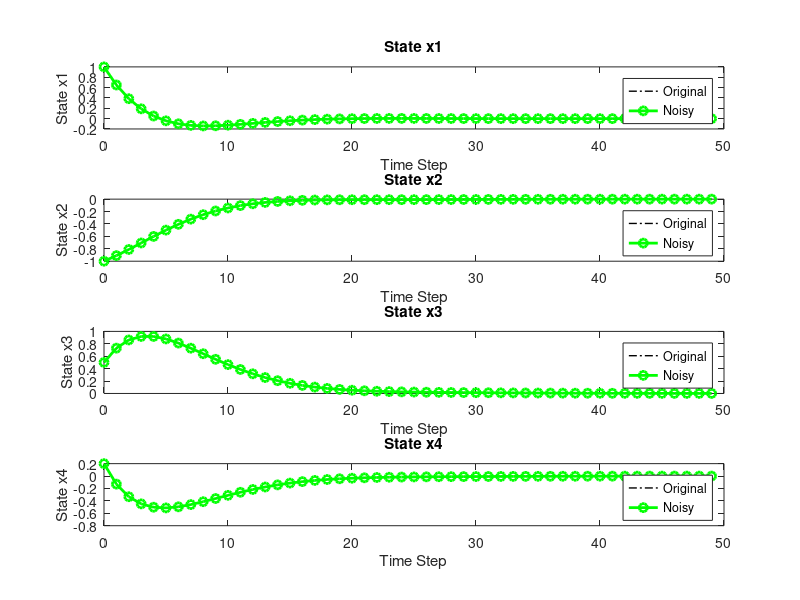
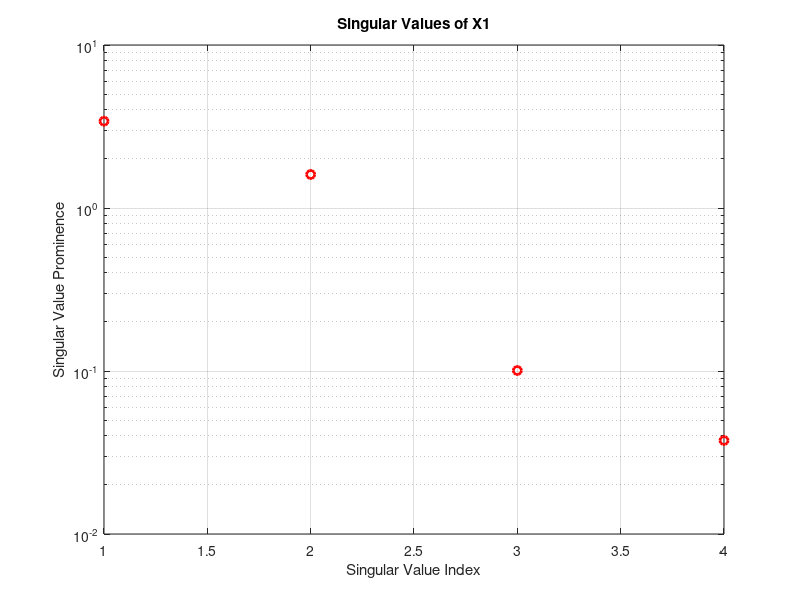

Recreate these plots in MATLAB, in order. (Note: this script raises an error after producing the figures.)
%% 4x4 System DMD Example

% Clear workspace
clear; close all; clc;
Position=[10 1000 800 1000];
set(groot,'defaultfigureposition',Position)
plotfolder='Plots/ReduceDMD/';
%% Start

% Parameters
n = 4;             % State dimension
numSteps = 50;     % Number of time steps

% Time vector
t = 0:numSteps-1;

% Define system matrix A with full coupling and two dominant modes
A = [0.9, 0.3, 0.1, 0.0;
     -0.2, 0.8, 0.1, 0.2;
     0.1, -0.3, 0.7, -0.1;
     0.0, 0.2, -0.1, 0.6];

% Initial condition
x0 = [1; -1; 0.5; 0.2];

% Generate data
X = zeros(n, numSteps);
X(:,1) = x0;
for k = 2:numSteps
    X(:,k) = A * X(:,k-1);
end

% Add small noise to simulate measurement noise
noise_lvl = 0.0;
X_noisy = X + noise_lvl * randn(size(X));

%% Initial Plot
figure(1);
for i = 1:n
    subplot(n,1,i);
    plot(t, X(i,:), 'k-.', 'LineWidth', 1); hold on;
    plot(t, real(X_noisy(i,:)), 'go-', 'LineWidth', 2);hold on;
    xlabel('Time Step');
    ylabel(['State x', num2str(i)]);
    legend('Original','Noisy');
    title(['State x', num2str(i)]);
end

% Save plot 
saveas(gcf,fullfile(plotfolder,'Original_Noisy.png'));

%% DMD Algorithm

% Prepare snapshot matrices
X1 = X_noisy(:, 1:end-1);
X2 = X_noisy(:, 2:end);

% Perform SVD on X1
[U, Sigma, V] = svd(X1, 'econ');

% Plot singular values
fig2=figure(2);
semilogy(diag(Sigma), 'ro', 'LineWidth', 2); hold
% plot(diag(Sigma)/sum(diag(Sigma)), 'ro', 'LineWidth', 2);


xlabel('Singular Value Index');
ylabel('Singular Value Prominence');
title('Singular Values of X1');
grid on;
fig2.Position=[10 1000 500 550];

saveas(gcf,fullfile(plotfolder,'SingularValues.png'));
% Choose rank r based on singular values
r = 2;  % Truncate to rank-2 approximation
U_r = U(:, 1:r);
Sigma_r = Sigma(1:r, 1:r);
V_r = V(:, 1:r);

% Compute low-rank approximation of A
A_tilde = U_r' * X2 * V_r / Sigma_r;

% Compute eigenvalues and eigenvectors
[W, D] = eig(A_tilde);
lambda = diag(D);
Phi = X2 * V_r / Sigma_r * W;

% Compute mode amplitudes
b = Phi \ X_noisy(:,1);

%% Reconstruct Dynamics Using DMD Modes



% Initialize reconstruction matrix
X_dmd = zeros(n, numSteps);

% Reconstruct the dynamics
for k = 1:numSteps
    X_dmd(:,k) = Phi * (lambda.^(k-1) .* b);
end

%% Visualization

% Plot original and reconstructed trajectories
figure(1);
for i = 1:n
    subplot(n,1,i);
    hold off;
    plot(t, X(i,:), 'k-.', 'LineWidth', 1); hold on;
    plot(t, real(X_noisy(i,:)), 'g.-', 'LineWidth', 1);hold on;
    plot(t, real(X_dmd(i,:)), 'r--', 'LineWidth', 1); hold on;


    xlabel('Time Step');
    ylabel(['State x', num2str(i)]);
    legend('Original','Noisy', 'DMD Reconstruction');
    title(['State x', num2str(i)]);
end

saveas(gcf,fullfile(plotfolder,'Original_Noisy_DMD.png'));

[~,Dfull]=eig(U' * X2 * V / Sigma);
lambdafull=diag(Dfull);

figure(3)
subplot(2,1,1)

semilogy(diag(Sigma), 'ro', 'LineWidth', 2);
xlabel('Singular Value Index');
ylabel('Singular Value Prominence');
title('Singular Values of X1');


subplot(2,1,2)
hold off;
plot(eig(A),'ko','LineWidth', 2);hold on;
plot(lambda,'ro','LineWidth', 1);hold on;
plot(lambdafull,'b.','LineWidth', 2);hold on;
rectangle('Position',[-1,-1,2,2],'Curvature',[1 1])
legend('Original','Reduced DMD Reconstruction','fullyDMD Reconstruction')
xlim([-1 1])
ylim([-1 1])
grid on;

saveas(gcf,fullfile(plotfolder,'SingularValues_Comparison.png'));



% Calculate reconstruction error
reconstruction_error = norm(X - real(X_dmd), 'fro') / norm(X, 'fro');
disp(['Reconstruction Error (Relative Frobenius Norm): ', num2str(reconstruction_error)]);
